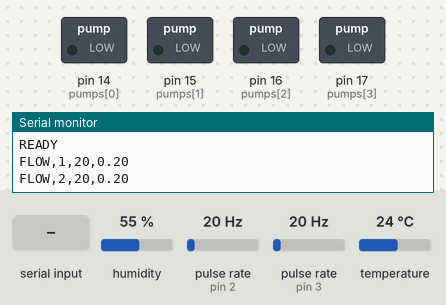
Bench run of a sketch on a simulated Arduino Uno, built with avr-gcc and run on an emulated ATmega328P. Parts: switched loads named in the sketch (green lamp = pin HIGH), the last lines printed to the serial monitor. Wiring (inferred from the names in the program): 2 × pulse sensor: data pin 2 / data pin 3. Inputs (shaded band) come from the test bench; at power-on: humidity 55 %, pulse rate (sensors on pin 2, pin 3) 20 Hz, temperature 24 °C.

Above: at 1.2 s.
1.3 s: "ALL_ON\n" received over Serial
At 1.9 s:
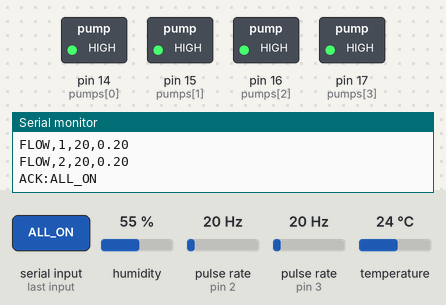
2.8 s: "ALL_OFF\n" received over Serial
At 3.1 s:
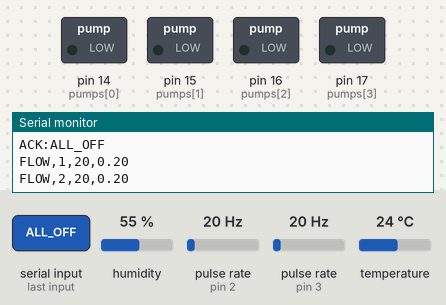
Timing chart, 0 to 5.8 s (numbered marks = the images above; inputs shaded):
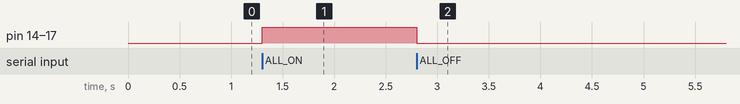

The sketch:

pump_controller.ino
```cpp
#include "DHT.h"

// 4 pompa + 2 akis sensoru (ZJ-S401) + 1 DHT11
const int pumps[] = {14, 15, 16, 17};
const int pumpCount = 4;
const unsigned long MAX_ON_MS = 300000;
unsigned long pumpOffTime[pumpCount];

const int flowPins[] = {2, 3};
const int flowCount = 2;
volatile unsigned long flowPulses[2] = {0, 0};
const float PULSES_PER_LITER = 5880.0;     // KALIBRE ET
const unsigned long TELEMETRY_MS = 1000;
unsigned long lastTelemetry = 0;

#define DHTPIN 4
#define DHTTYPE DHT11
DHT dht(DHTPIN, DHTTYPE);
const unsigned long CLIMATE_MS = 2000;
unsigned long lastClimate = 0;

void flowISR0() { flowPulses[0]++; }
void flowISR1() { flowPulses[1]++; }

String buf = "";

void allOff() {
  for (int i = 0; i < pumpCount; i++) { digitalWrite(pumps[i], LOW); pumpOffTime[i] = 0; }
}
void pumpOn(int i, unsigned long durationMs) {
  if (durationMs == 0 || durationMs > MAX_ON_MS) durationMs = MAX_ON_MS;
  digitalWrite(pumps[i], HIGH); pumpOffTime[i] = millis() + durationMs;
}
void pumpOff(int i) { digitalWrite(pumps[i], LOW); pumpOffTime[i] = 0; }
void sendStatus() {
  Serial.print("STATUS");
  for (int i = 0; i < pumpCount; i++) { Serial.print(","); Serial.print(digitalRead(pumps[i]) == HIGH ? 1 : 0); }
  Serial.println();
}
void handleCommand(String cmd) {
  cmd.trim(); cmd.toUpperCase();
  if (cmd.length() == 0) return;
  if (cmd == "ALL_ON")  { for (int i = 0; i < pumpCount; i++) pumpOn(i, MAX_ON_MS); Serial.println("ACK:ALL_ON"); return; }
  if (cmd == "ALL_OFF") { allOff(); Serial.println("ACK:ALL_OFF"); return; }
  if (cmd == "STATUS")  { sendStatus(); return; }
  if (cmd.charAt(0) == 'P') {
    int us = cmd.indexOf('_');
    if (us < 2) { Serial.println("ERR:BAD_CMD"); return; }
    int pumpNo = cmd.substring(1, us).toInt();
    int idx = pumpNo - 1;
    if (idx < 0 || idx >= pumpCount) { Serial.println("ERR:BAD_PUMP"); return; }
    String rest = cmd.substring(us + 1);
    if (rest == "ON")  { pumpOn(idx, MAX_ON_MS); Serial.print("ACK:"); Serial.println(cmd); }
    else if (rest == "OFF") { pumpOff(idx); Serial.print("ACK:"); Serial.println(cmd); }
    else if (rest.startsWith("RUN_")) { unsigned long ms = (unsigned long) rest.substring(4).toInt(); pumpOn(idx, ms); Serial.print("ACK:"); Serial.println(cmd); }
    else { Serial.println("ERR:BAD_CMD"); }
    return;
  }
  Serial.println("ERR:UNKNOWN");
}

void sendTelemetry() {
  for (int i = 0; i < flowCount; i++) {
    noInterrupts();
    unsigned long p = flowPulses[i];
    flowPulses[i] = 0;
    interrupts();
    float lpm = (p / PULSES_PER_LITER) * (60000.0 / TELEMETRY_MS);
    Serial.print("FLOW,"); Serial.print(i + 1); Serial.print(",");
    Serial.print(p); Serial.print(","); Serial.println(lpm, 2);
  }
}

void sendClimate() {
  float t = dht.readTemperature();
  float h = dht.readHumidity();
  if (isnan(t) || isnan(h)) { Serial.println("CLIMATE,ERR"); return; }
  Serial.print("CLIMATE,"); Serial.print(t, 1); Serial.print(","); Serial.println(h, 1);
}

void setup() {
  Serial.begin(115200);
  for (int i = 0; i < pumpCount; i++) { pinMode(pumps[i], OUTPUT); digitalWrite(pumps[i], LOW); pumpOffTime[i] = 0; }
  for (int i = 0; i < flowCount; i++) pinMode(flowPins[i], INPUT_PULLUP);
  attachInterrupt(digitalPinToInterrupt(flowPins[0]), flowISR0, RISING);
  attachInterrupt(digitalPinToInterrupt(flowPins[1]), flowISR1, RISING);
  dht.begin();
  Serial.println("READY");
}

void loop() {
  while (Serial.available()) {
    char c = Serial.read();
    if (c == '\n' || c == '\r') { if (buf.length() > 0) { handleCommand(buf); buf = ""; } }
    else { buf += c; if (buf.length() > 40) buf = ""; }
  }
  unsigned long now = millis();
  for (int i = 0; i < pumpCount; i++) {
    if (pumpOffTime[i] != 0 && now >= pumpOffTime[i]) {
      digitalWrite(pumps[i], LOW); pumpOffTime[i] = 0;
      Serial.print("OFF:P"); Serial.println(i + 1);
    }
  }
  if (now - lastTelemetry >= TELEMETRY_MS) { lastTelemetry = now; sendTelemetry(); }
  if (now - lastClimate >= CLIMATE_MS) { lastClimate = now; sendClimate(); }
}
```

Measured:
- after the input at 1.3 s, pin 14 (pumps[0]), pin 15 (pumps[1]), pin 16 (pumps[2]), pin 17 (pumps[3]): LOW → HIGH at once
- after the input at 2.8 s, pin 14 (pumps[0]), pin 15 (pumps[1]), pin 16 (pumps[2]), pin 17 (pumps[3]): HIGH → LOW at once
